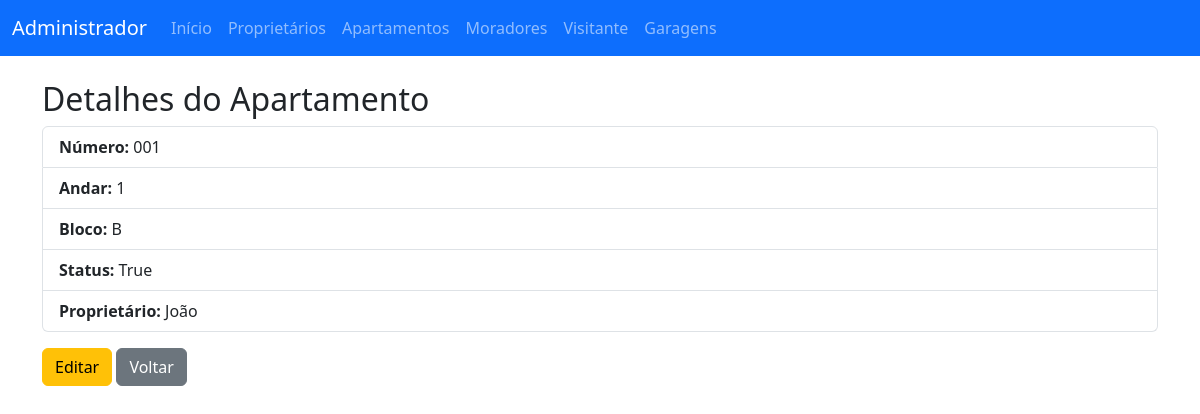
Page /apartamentos/apartamento/5/ on the earlier database version.
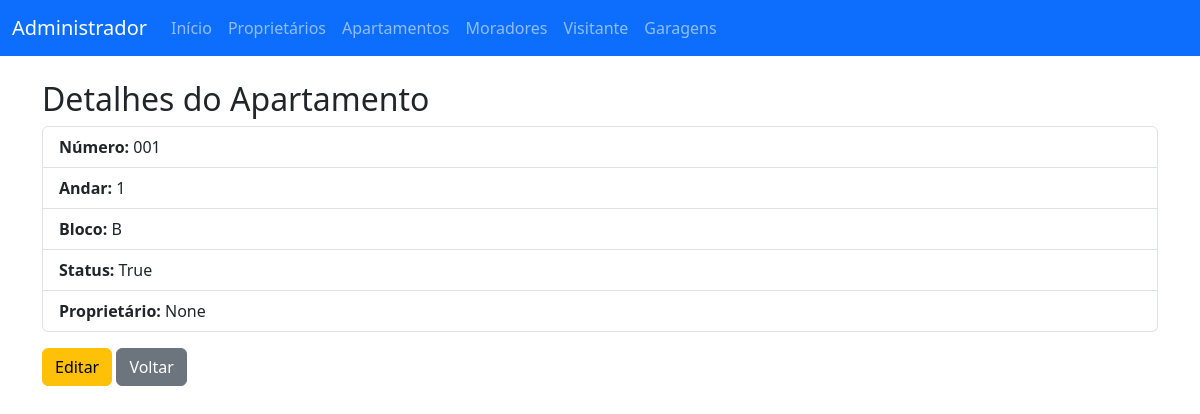
Same page on the later database version.
### apartamentos/models.py (models this page shows, shortened)
class Apartamento(models.Model):
    numero = models.CharField(max_length=10, verbose_name="Número do Apartamento")
    andar = models.IntegerField(blank=True, null=True, verbose_name="Andar")
    bloco = models.CharField(max_length=10, verbose_name="Bloco/Torre")
    status = models.BooleanField(default=True, verbose_name="Status")
    proprietario = models.ForeignKey(Proprietario, on_delete=models.SET_NULL,
                   null=True,
                   blank=True,
                   related_name="proprietario_apartamento")
    data_criacao = models.DateTimeField(auto_now_add=True)
    data_atualizacao = models.DateTimeField(auto_now=True)
    class Meta:
        verbose_name = "Apartamento"
        verbose_name_plural = "Apartamentos"
        ordering = ["andar", "numero"]
        constraints = [
        models.UniqueConstraint(fields=['numero', 'bloco'], name='unique_numero_bloco')
    ]

### usuarios/models.py (models this page shows)
class Usuario(AbstractUser):
    PERFIS = (
        ('sindico', 'Síndico'),
        ('porteiro', 'Porteiro'),
        ('morador', 'Morador'),
        ('proprietario', 'Proprietário'),
    )
    perfil = models.CharField(max_length=20, choices=PERFIS)
    def __str__(self):
        return self.username

### apartamentos/views.py (the view)
# urls.py: path('apartamento/<int:pk>/', ApartamentoDetailView.as_view(), name='apartamento_detail'),
class ApartamentoDetailView(DetailView):
    model = Apartamento
    template_name = 'apartamentos/apartamento_detail.html'
    context_object_name = 'apartamento'

### apartamentos/templates/apartamentos/apartamento_detail.html (shortened to what this page needs)
{% extends 'apartamentos/base.html' %}
{% block content %}
<h2>Detalhes do Apartamento</h2>
<ul class="list-group mb-3">
    <li class="list-group-item"><strong>Número:</strong>  {{ apartamento.numero }}</li>
    <li class="list-group-item"><strong>Andar:</strong> {{ apartamento.andar }}</li>
    <li class="list-group-item"><strong>Bloco:</strong> {{ apartamento.bloco }}</li>
    <li class="list-group-item"><strong>Status:</strong> {{ apartamento.status }}</li>
    <li class="list-group-item"><strong>Proprietário:</strong> {{ apartamento.proprietario }}</li>
</ul>
<a href="{% url 'apartamento_update' apartamento.pk %}" class="btn btn-warning">Editar</a>
<a href="{% url 'apartamento_list' %}" class="btn btn-secondary">Voltar</a>
{% endblock %}

Differences in the rows shown:
changed Apartamento "True": proprietario "João" → "None"
